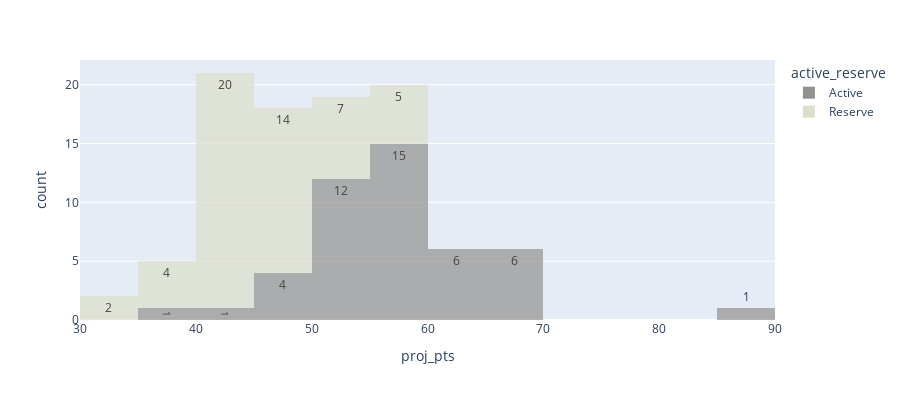

Notebook code cell kept with this figure:
### Code cell
# histogram showing active/inactive

px.histogram(week,
             x='proj_pts',
             opacity=.7,
             nbins=16, 
             color = 'active_reserve',
             color_discrete_map=active_color,
             barmode='stack',
             text_auto=True,
             height=400)#.update_xaxes(tickmode='array',tick_vals=["40-49", "50-59", "60-69", "70-79", "80-89"])

### Figure 1 — Plotly figure (JSON) as saved in the notebook; plotly's stock layout.template omitted (floating-point values rounded to 4 significant figures)
{"data": [{"alignmentgroup": "True", "bingroup": "x", "hovertemplate": "active_reserve=Active<br>proj_pts=%{x}<br>count=%{y}<extra></extra>", "legendgroup": "Active", "marker": {"color": "rgb(146,146,143)", "opacity": 0.7, "pattern": {"shape": ""}}, "name": "Active", "nbinsx": 16, "offsetgroup": "Active", "orientation": "v", "showlegend": true, "texttemplate": "%{value}", "type": "histogram", "x": [86.04, 69.94, 68.75, 66.82, 66.55, 66.03, 65.42, 62.79, 61.39, 61.12, 60.87, 60.85, 60.82, 59.98, 59.88, 59.46, 58.53, 58.09, 57.78, 57.57, 57.31, 57.2, 57.05, 56.96, 55.91, 55.6, 55.2, 55.06, 54.89, 54.85, 54.48, 54.47, 54.08, 53.27, 53.05, 52.81, 52.43, 52.36, 52.09, 50.19, 47.79, 46.86, 46.56, 46.26, 44.39, 35.99], "xaxis": "x", "yaxis": "y"}, {"alignmentgroup": "True", "bingroup": "x", "hovertemplate": "active_reserve=Reserve<br>proj_pts=%{x}<br>count=%{y}<extra></extra>", "legendgroup": "Reserve", "marker": {"color": "rgb(220,222,202)", "opacity": 0.7, "pattern": {"shape": ""}}, "name": "Reserve", "nbinsx": 16, "offsetgroup": "Reserve", "orientation": "v", "showlegend": true, "texttemplate": "%{value}", "type": "histogram", "x": [58.92, 58.14, 57.33, 55.6, 55.49, 54.88, 53.36, 52.82, 52.43, 52.36, 52.33, 52.17, 49.93, 49.24, 48.91, 48.42, 47.61, 47.53, 47.43, 46.6, 46.57, 46.48, 46.26, 46.13, 45.55, 45.37, 44.96, 44.56, 44.39, 44.19, 43.72, 43.24, 43.15, 43.14, 42.99, 42.99, 42.79, 41.78, 41.63, 41.53, 41.27, 41.18, 41.17, 40.28, 40.16, 40.05, 39.86, 39.59, 39.3, 38.87, 34.78, 34.09], "xaxis": "x", "yaxis": "y"}], "layout": {"barmode": "stack", "height": 400, "legend": {"title": {"text": "active_reserve"}, "tracegroupgap": 0}, "margin": {"t": 60}, "xaxis": {"anchor": "y", "domain": [0, 1], "title": {"text": "proj_pts"}}, "yaxis": {"anchor": "x", "domain": [0, 1], "title": {"text": "count"}}}}
